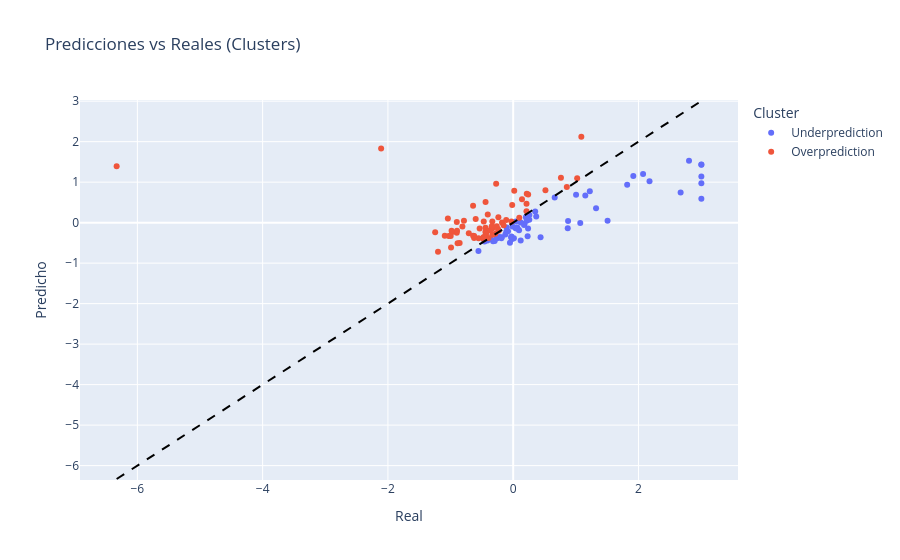

Notebook source saved alongside this figure:
### Markdown cell above
Se generan 2 clusters segun las predicciones:
* Overprediction: si los residuos son mayores o iguales a cero.
*  Underprediction: si los residuos son menores a cero.

### Code cell
# Cluster: sobre/sub prediccion respecto a la identidad
residuos = y_pred - y_test
cluster = pd.Series(['Overprediction' if r >= 0 else 'Underprediction' for r in residuos], 
                     index=y_test.index)

# Visualizar con los 2 clusters
fig = px.scatter(x=y_test, y=y_pred, color=cluster,
                 labels={'x':'Real','y':'Predicho','color':'Cluster'},
                 title='Predicciones vs Reales (Clusters)')
fig.add_shape(type='line', x0=y_test.min(), y0=y_test.min(),
             x1=y_test.max(), y1=y_test.max(),
             line=dict(color='black', dash='dash', width=2))
fig.show()

# Estadísticas por cluster
print("\nEstadísticas por cluster:")
print(f"Overprediction: {(cluster == 'Overprediction').sum()} casos, residuo medio: {residuos[cluster == 'Overprediction'].mean():.4f}")
print(f"Underprediction: {(cluster == 'Underprediction').sum()} casos, residuo medio: {residuos[cluster == 'Underprediction'].mean():.4f}")

### Figure 1 — Plotly figure (JSON) as saved in the notebook; plotly's stock layout.template omitted (floating-point values rounded to 4 significant figures)
{"data": [{"hovertemplate": "Cluster=Underprediction<br>Real=%{x}<br>Predicho=%{y}<extra></extra>", "legendgroup": "Underprediction", "marker": {"color": "#636efa", "symbol": "circle"}, "mode": "markers", "name": "Underprediction", "orientation": "v", "showlegend": true, "type": "scatter", "x": [0.2585, 2.673, 2.807, 3.004, 1.507, 0.06372, 0.2304, 0.203, -0.4116, 0.01165, -0.2963, 0.2154, -0.0261, -0.5548, 0.1197, 0.3512, -0.03372, -0.1826, 0.2378, 1.82, 1.223, 0.4374, 0.1815, 3.004, 1.152, 0.1202, 0.071, 3.004, 0.257, 0.0431, -0.3215, 2.074, -0.2531, -0.01623, 2.177, 0.8709, -0.1038, -0.08253, 1.004, 0.2148, -0.05146, -0.1099, 0.6624, -0.2685, 0.09354, -0.1252, -0.2184, 0.03833, -0.4568, 3.004, 1.323, 0.3679, 0.1733, -0.3607, 0.8763, -0.01129, 1.918, 1.071, 3.004, -0.1891], "xaxis": "x", "y": [0.1888, 0.7459, 1.53, 0.9741, 0.04904, -0.1193, -0.3335, 0.1335, -0.4426, -0.3879, -0.4541, 0.04436, -0.344, -0.7012, -0.4422, 0.2747, -0.3666, -0.3616, -0.1436, 0.9346, 0.7749, -0.3598, -0.02436, 0.5904, 0.6716, 0.00279, -0.1485, 1.438, 0.07283, 0.02874, -0.4612, 1.198, -0.3784, -0.4057, 1.021, -0.1408, -0.1197, -0.212, 0.6887, 0.1508, -0.4969, -0.224, 0.6226, -0.3888, -0.1886, -0.2951, -0.3551, -0.1385, -0.466, 1.14, 0.3559, 0.1495, -0.05643, -0.407, 0.03974, -0.09677, 1.15, -0.009157, 1.432, -0.3834], "yaxis": "y"}, {"hovertemplate": "Cluster=Overprediction<br>Real=%{x}<br>Predicho=%{y}<extra></extra>", "legendgroup": "Overprediction", "marker": {"color": "#EF553B", "symbol": "circle"}, "mode": "markers", "name": "Overprediction", "orientation": "v", "showlegend": true, "type": "scatter", "x": [0.09674, -0.2721, 0.1404, -0.7087, 0.2392, -0.5531, -0.3344, -2.108, -0.6234, -0.9922, -0.8107, -0.901, -0.02827, -0.4436, -0.6398, -0.5355, -1.029, -0.441, -0.4767, -1.246, 0.5149, -0.5987, -0.3428, 0.7624, -0.4423, 0.01685, -0.8548, -0.4692, -1.2, -0.2406, 0.2121, -0.406, -0.8876, -0.9004, -0.973, -6.331, -0.2366, 0.2168, -0.9975, 1.022, -0.897, -0.432, 0.2127, -0.9836, -0.1783, -0.333, -0.7861, -0.6228, -0.4698, -0.0158, -0.1114, 0.8561, -0.2852, -0.3653, -0.2624, 1.088, -0.4338, -1.043, -0.338, -0.3947, -0.6404, -0.2314, -1.092, -0.467, -0.3327, -0.1527], "xaxis": "x", "y": [0.1211, 0.9577, 0.5788, -0.2597, 0.6926, -0.3856, -0.1443, 1.833, -0.3819, -0.6123, -0.09677, -0.2481, 0.02565, -0.2307, -0.3255, -0.1472, -0.3287, 0.5083, -0.3658, -0.2395, 0.7978, 0.08725, -0.0989, 1.112, -0.1248, 0.788, -0.5049, -0.4098, -0.7169, -0.1618, 0.283, 0.2007, -0.5103, 0.01292, -0.2325, 1.392, 0.1317, 0.7152, -0.3317, 1.099, -0.2008, -0.2508, 0.4676, -0.198, 0.005325, 0.0313, 0.04772, -0.3293, 0.0281, 0.4383, 0.06603, 0.8773, -0.2767, -0.1854, -0.09087, 2.119, -0.2675, 0.1018, -0.08977, -0.3776, 0.4152, -0.2002, -0.3246, -0.3567, -0.2974, -0.06638], "yaxis": "y"}], "layout": {"legend": {"title": {"text": "Cluster"}, "tracegroupgap": 0}, "shapes": [{"line": {"color": "black", "dash": "dash", "width": 2}, "type": "line", "x0": -6.331, "x1": 3.004, "y0": -6.331, "y1": 3.004}], "title": {"text": "Predicciones vs Reales (Clusters)"}, "xaxis": {"anchor": "y", "domain": [0, 1], "title": {"text": "Real"}}, "yaxis": {"anchor": "x", "domain": [0, 1], "title": {"text": "Predicho"}}}}
